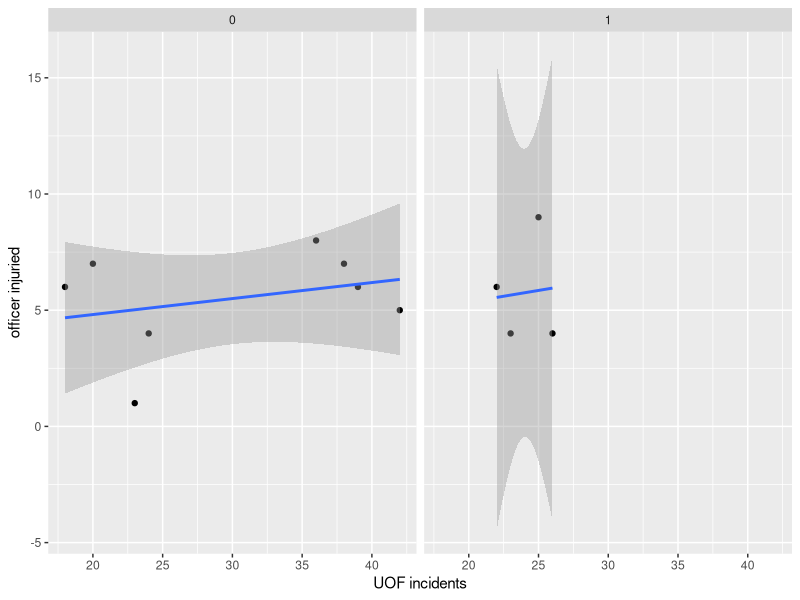
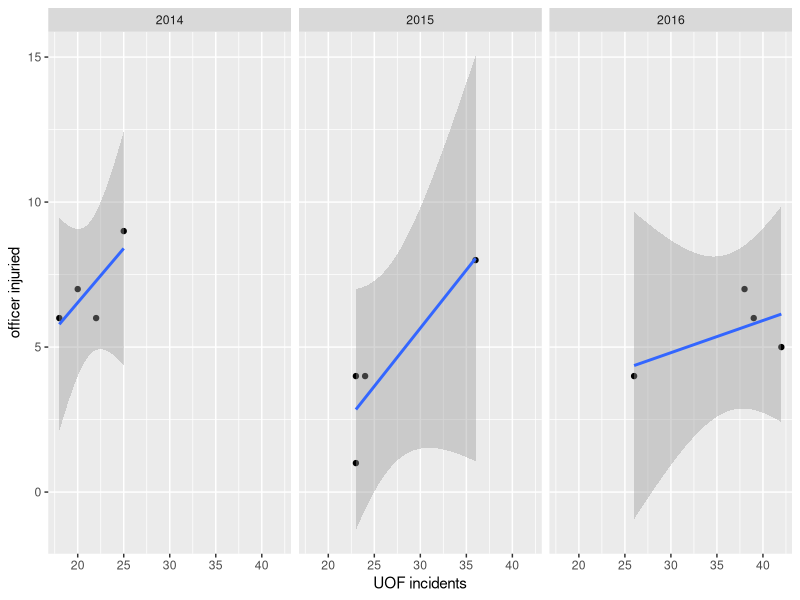
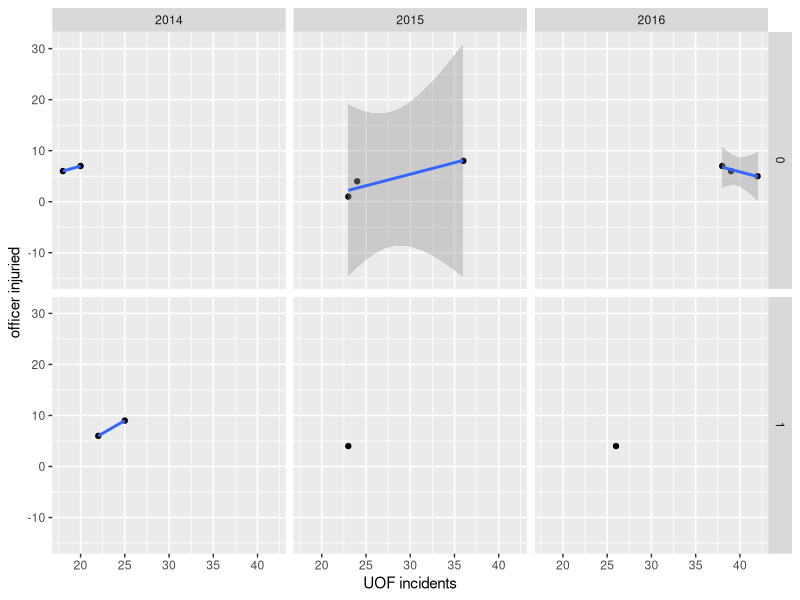
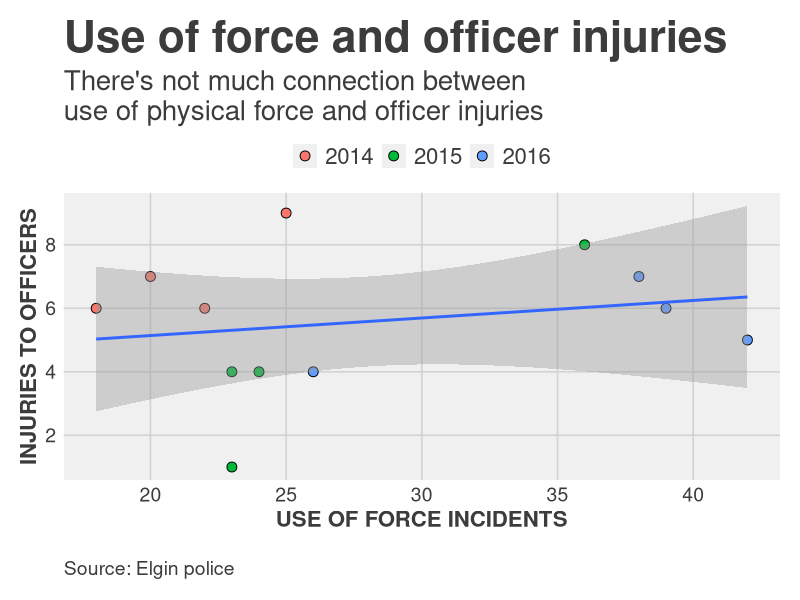

Generate these figures, in order, with R:
# Let's start by taking a look at the data 

library(readr)
df <- read_csv("ElginUOF.csv")
summary(df)


# What we're looking at is three years of data, by quarter,
# showing how many times officers had to use physical force
# to restrain suspects, how many times they used a taser or gun
# and how many times an officer or suspect was injured

# This isn't a big dataset - there are very few rows and columns
# But that means it's also easy to understand what we're seeing
# When you start working with data that has 100s of rows and columns
# these same techniques are going to be vital to understanding 
# what you have

# Right off the bat, I can see I need to create a column that
# only has years and a sort order. I don't know if I'm going to use it or not, 
# but I want it.

# first I sort the data by the Year_Quarter

df <-df[order(df$Year_Quarter),]
head(df)
# add column containing the row number. We can use this to sort later
df$sort <- seq.int(nrow(df)) 
head(df)

# Grab just the year and put in year column as number
df$year <- as.numeric(as.character( substr(df$Year_Quarter, start=1, stop=4) ))
# Grab just the quarter and put in quarter column
df$quarter <- substr(df$Year_Quarter, start=6, stop=7)

# check the columns
names(df)

# look at df and you can see that we've got a column of years now

#--------
# There are some interesting columns in there, but I want to answer
# a question: As use of physical force increased, do injuries for officers
# and suspects also increase?

# In order to work with this, I'm going to need to create a new 
# dataset and create at least one new column

# Let's create the new column. For Response to resistance, we have
# show of force only, which is basically a warning
# use of force only, which is an officer using physical technique
# like a hold, in response to resistance
# and then transition, which includes both showing and using
# But we don't have total instances where force was used.
# to do that, we need to add up transition and use of force
# and put that into a new column, we'll call it force

df$force <- df$UOF_only + df$Total_transitions
# Check DF and we can see it's at the end
# you can do that by clicking on the dataframe in
# Environment tab

# now let's create our dataset
names(df)
dfLook <- subset(df, select = c("year","Year_Quarter","force","Total_officer","Total_suspect","sort"))
dfLook

# cool, but I've thought of another thing. Total injuries
# include major and minor injuries. Let's add those to our new df

dfLook$Officer_major <- df$Officer_mayor
dfLook$Suspect_major <- df$Suspect_major

# Now we have a smaller chunk of data to work with. let's save it
write_csv(dfLook,"dfLook.csv")

# Putting data you want to examine into its own df
# makes it far easier to manage. Now using summary we
# can see, for instance, that suspects get hurt more often than
# than officers, but offers have experience major
# injuries slightly more often.

summary(dfLook)

# let's use ggplot2 to do some visualizations
library(ggplot2)
library(ggthemes)


# -----
# Looking at force vs. Officer data

qplot(force,Total_officer,
      data=dfLook, 
      xlab="UOF incidents", 
      ylab="officer injuried") + 
  stat_smooth(method="lm") +
  facet_grid(. ~ factor(Officer_major))
# using qplot, we're looking to see if there's 
# a relationship between force incidents and
# number of times officers are injured
# But in this case, we've divided the data by
# whether an officer had a major injury. In our data
# either only one person was injured in a quarter or
# no officers were. So the labels of the two charts are
# 0 for none and 1 for one injury
# Take a moment to see if you get this. If we had a quarter
# where there were two injuries, we'd have a third chart with
# the dot for that quarter in it. 
# but as we can see here, major injuries occured with
# relatively low number os of force incidents.
# So more force incidents did not lead to more major injuries


qplot(force,Total_officer,
      data=dfLook, 
      xlab="UOF incidents", 
      ylab="officer injuried") + 
  stat_smooth(method="lm") +
  facet_grid(. ~ factor(year))
# here we use years as the factor to split the data
# into three charts. In this case, we can see
# that as time went on there were more incidents but
# no obvious pattern of increase

# the dark area associated with the trend line is 
# the 95% confidence interval. That's a prediction that
# if more data was added, 95% of it would likely fall
# within that area. As you can see, the area is pretty
# wide so there's not a lot of use in that prediction

# let's do one last exploratory chart. Let's use 
# both major injuries and year as factors

qplot(force,Total_officer,
      data=dfLook, 
      xlab="UOF incidents", 
      ylab="officer injuried") + 
  stat_smooth(method="lm") +
  facet_grid(factor(Officer_major) ~ factor(year))

# the more factors you add, the more complicated the chart
# In this case we divided the data by years
# and then for each year it was divided by major/minor injuries
# Be careful with this - it can get very hard to understand
# very quickly. But it can also provide some good insights.
# In this case, we can see the number of major injuries
# decreased from the first year and stayed low.
# Imagine if this were a dataset with thousands of numbers
# and you can see how valuable this function can be

# So let's look create the plot without any factors

# First let's take a closer look at the correlation
fit_officer <- lm(force ~ Total_officer, data = dfLook)
summary(fit_officer)

# Lots to uppack here. Honestly, I am not qualified to
# explain in detail these more advanced statistic measures. 
# What follows is a very over-simplified explanation. 
# Generally, you want ...
# A) your Adjusted R-square to be as close to 1.00 as possible
#    here it's -0.04986. Minus is fine - negative correlation
#    But, only about 4.9 percentof the observations can be explained by
#    the relationship between the two data sets.
#    So not much of a relationship
# B) the p-value to be less that 0.05. 

# HOWEVER: Don't expect too much out of these stats - we're using a very 
# small dataset so it's not going to be very informative and may even
# cause confusing results. Look at the portion labeled Coefficients:

# C) Std. Error and t value. You want the t values to be as large 
#    as possible versus the std errors. Neither are.
#    This is kind of like margin of error. If, for instance, a poll
#    says two candidates are at 51% vs. 49% and the margin of error is
#    five percentage points, that poll could be way off
# D) the Pr(>|t|) or p-value uses those T values and Error to compute the P-value
#    The top one is well under 0.05 (0.0081) which is good. It has ** which 
#    denotes ( under signif.codes) that it's close to zero (***) in whether
#    the result is random versus signifcant
#    But the bottom one is 0.5052 with is really bad!
# ------
# Statistics is a science. Our purpose in graphing these
# values out is to see how the data relates to the
# regression line and maybe spot outliers. We will seldom use 
# T values or R2 in our stories.
# But there's nothing wrong in knowing about these things. And in fact
# understanding when it's telling you that something's wrong can
# be very useful.
# Here's a link to a resource explaining what you see with the summary
# https://feliperego.github.io/blog/2015/10/23/Interpreting-Model-Output-In-R
# If you want to learn more about statistics, let me know. There's a 
# good textbook I can recommend.

# Now let's draw the plot as we would if we
# were going to use it in print or online
# At the very least, it'll be something that can be saved
# and emailed if you were discussing story angles with others

officer <- ggplot(dfLook) +
  aes(x=force, 
      y=Total_officer
  ) + 
  geom_point(stat="identity", 
             size = 3,
             shape=21,
             color="black",
             aes(
               fill=factor(year) ) # different colors for years
  ) +
  geom_smooth(method=lm) +
  theme_fivethirtyeight()

# add all the titles.
officer <- officer + 
  labs(
    title="Use of force and officer injuries", # your headline
    subtitle="There's not much connection between \nuse of physical force and officer injuries",
    x="USE OF FORCE INCIDENTS",
    y="INJURIES TO OFFICERS",
    caption="\nSource: Elgin police") +
  scale_y_continuous(breaks=c(seq(0,10,2)) )

officer <- officer + 
  theme(legend.position="top", 
        legend.direction="horizontal",
        legend.title = element_blank())

officer <- officer + theme(
  plot.background = element_rect(fill = "white"),
  legend.background = element_rect(fill = "white"),
  plot.title = element_text(size = 32),
  plot.subtitle = element_text(size = 20),
  legend.text=element_text(size=16),
  axis.title=element_text(size=16, face="bold"),
  axis.text=element_text(size=14),
  plot.caption=element_text(size=14, hjust=0)
)
officer

# as we can see, there's a very slight correlation
# between the number of force incidents and injuries to
# officers. But the line only goes up very slightly - it's
# almost flat. And the 95% confidence rate is very wide
# So we can see there's not a significant correlation

# However, that doesn't mean there's not a story. 
# Because we labeled the years, we can see that 
# as they've increased the number of times they use
# physical response to resistance, that increase didn't
# result in a measureable increase in injuries - major or minor
# And that's a positive outcome.


# -----
# Now, in the space below, try looking at 
# use of force and injuries to suspects